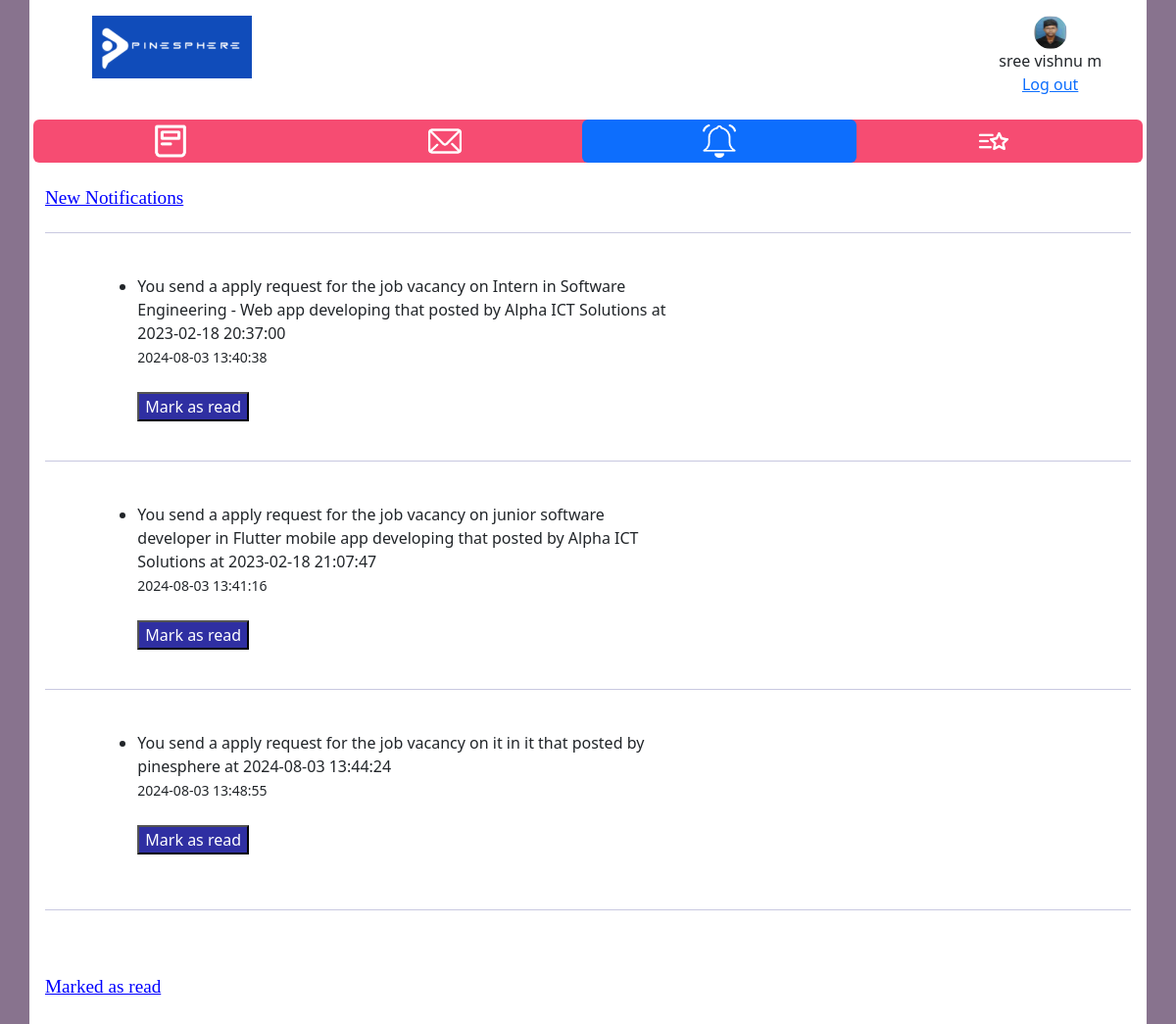
/StuNotifications/25f6e640-3f3a-49fe-a083-98e16d21bec9/, run on an earlier commit of the app's database.
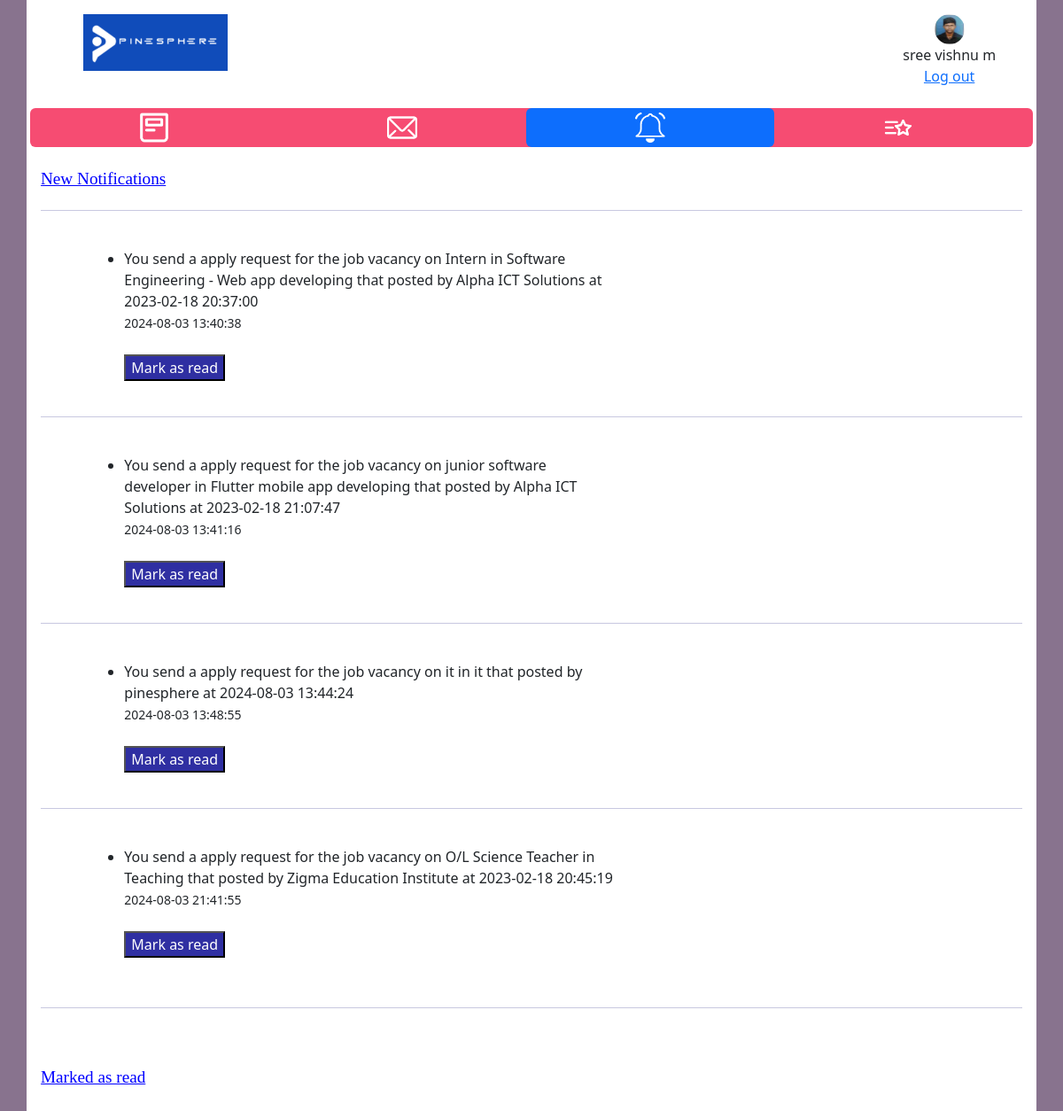
And on a later commit of the database.
### WorkplaceApp/models.py (models this page shows)
class StuNotification(models.Model):
    StuNotificationId = models.UUIDField(default=uuid.uuid4, primary_key=True, editable=False, unique=True)
    notification = models.TextField(blank=True, null=True)
    student = models.ForeignKey(studentDataTable, on_delete=models.CASCADE, null=True, blank=True)
    createtimestamp = models.CharField(max_length=30, blank=True, null=True)
    MarkAsRead = models.CharField(max_length=5,blank=True, null=True)

### WorkplaceApp/views.py (the view)
# urls.py: path('StuNotifications/<str:stuid>/', views.StuNotifications, name="StuNotifications"),
def StuNotifications(request, stuid):
    studb = studentDataTable.objects.get(stuid=stuid)
    newNotifications = StuNotification.objects.filter(student=studb,MarkAsRead='0')
    oldNotifications = StuNotification.objects.filter(student=studb,MarkAsRead='1')
    return render(request, "student/stunotification.html",{'studb':studb,'newNotifications':newNotifications, 'oldNotifications':oldNotifications})

### template/student/stunotification.html (shortened to what this page needs)
<!DOCTYPE html>
<html>
	<head>
		{% load static %}
		<link href="https://cdn.jsdelivr.net/npm/bootstrap@5.2.3/dist/css/bootstrap.min.css" rel="stylesheet">
		  <link href="{% static 'css/style.css' %} " rel="stylesheet">
	</head>
<body style="background-color: #88738E;">
		<div class="container p-3" style="background-color: #ffffff;">
			<div class="row header">
				<div class="col-3 col-sm-3">
				<img src="{% static 'images/logointern.png' %}" alt="Company Logo" style=" height: 64px; width: auto;" class="companyLogo">
				</div>
				<div class="col-7 col-sm-7">
				</div>
				<div class="col-2 col-sm-2">
				<img src="{{studb.profilepic.url}}" alt="profile pic" style="width: 34px; height: 34px;" class="usericon rounded-pill "><br>{{studb.firstname}}  {{studb.lastname}}<br><a href="{% url 'logout' %}">Log out</a>
				</div>
			</div>
			<br>
			<div class="row sticky">
				<ul class="nav nav-pills nav-justified navbarclr">
				  <li class="nav-item">
					<a class="nav-link" href="{% url 'stufeed' studb.stuid %}"> <img src="{% static 'images/icon/feedwhite.png' %}" alt="Feed" style="width: 34px; height: 34px;" class="btnicon"> </a>
				  </li>
				  <li class="nav-item">
					<a class="nav-link" href="{% url 'stumsg' studb.stuid %}"><img src="{% static 'images/icon/msgwhite.png' %}" alt="Messages" style="width: 34px; height: 34px;" class="btnicon"></a>
				  </li>
				  <li class="nav-item">
					<a class="nav-link  active" href="{% url 'StuNotifications' studb.stuid %}"><img src="{% static 'images/icon/notificationwhite.png' %}" alt="Notification" style="width: 34px; height: 34px;" class="btnicon"></a>
				  </li>
				  <li class="nav-item">
					<a class="nav-link" href="{% url 'stufav' studb.stuid %}"><img src="{% static 'images/icon/favoritewhite.png' %}" alt="Favorite" style="width: 34px; height: 34px;" class="btnicon"></a>
				  </li>
				</ul>
			  </div>
    <br>
	<div class="row" id="newNotifications">
		<h1 style="color:blue; font-family: verdana; font-size: 120%;"><u> New Notifications</u></h1>
		<ul>
		{% for i in newNotifications %}
		<hr style="color:#242582; height:3px;">
		<div class="row">
			<div class="col-1 col-sm-1"></div>
				<div class="col-10 col-sm-10 notibody" >
					<br>
					<div class="singlenotification"  style="float: left; width: 60%">
						<div class="notitext">
							<li>{{ i.notification }}
							<br><small>{{ i.createtimestamp }}</small><br>
							<br>
							<a href="{% url 'markasreadStu' studb.stuid i.StuNotificationId %}"> <button class="removenotification">Mark as read</button></a>
						</li>
						</div><br>
					</div>
				</div>
			<div class="col-1 col-sm-1"></div>
		</div>
		{% endfor %}
	</ul>
	</div>
	<hr style="color:#242582; height:3px;">
	<br><br>
	<div class="row" id="oldNotifications">
		<h1 style="color:blue; font-family: verdana; font-size: 120%;"><u>Marked as read</u> </h1>
	</div>
</div>
</body>
</html>

What changed in the data, as far as the page shows it:
added StuNotification: notification "You send a apply request for the job vacancy on O/L Science Teacher in Teaching that posted by Zigma Education Institute at 2023-02-18 20:45:19", createtimestamp "2024-08-03 21:41:55"
